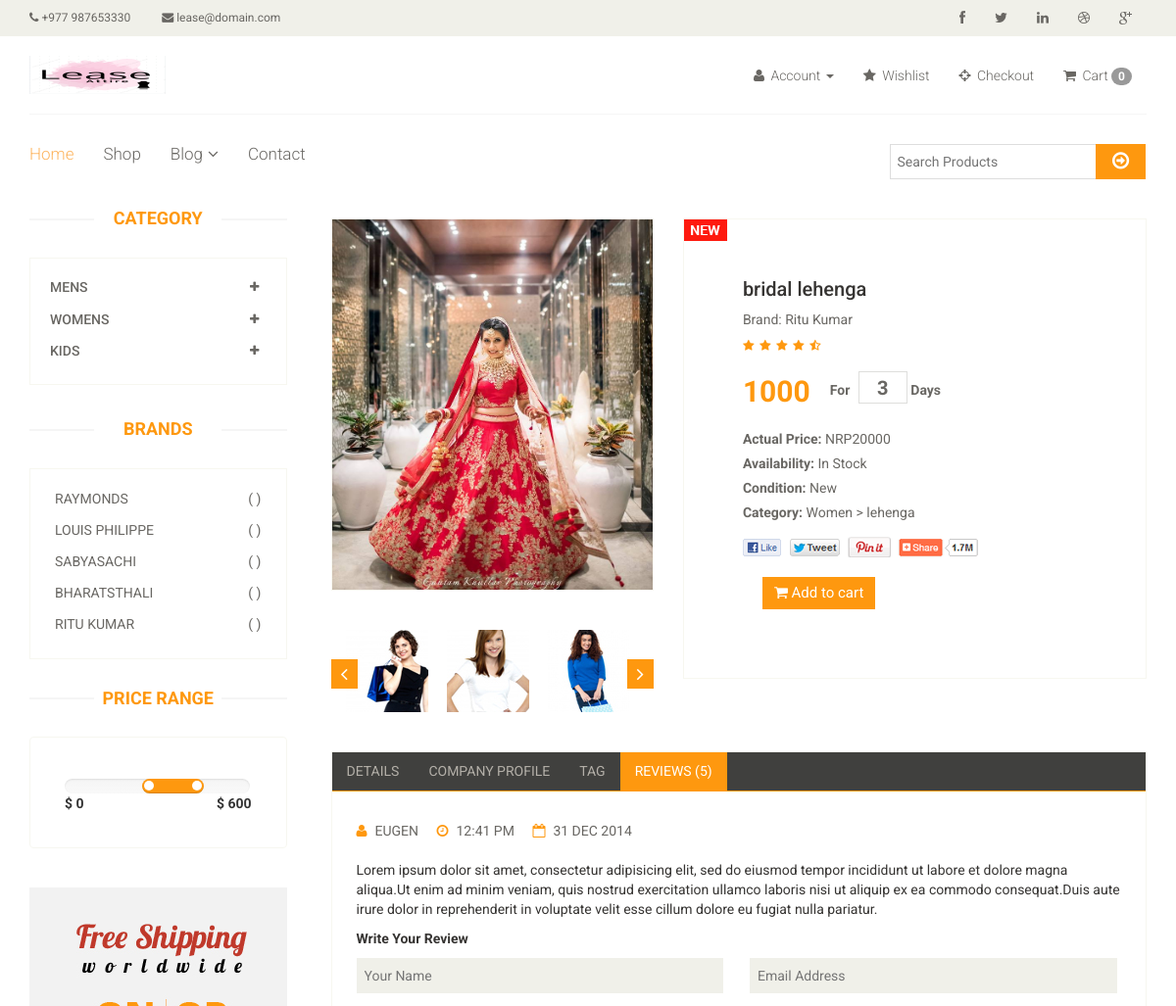
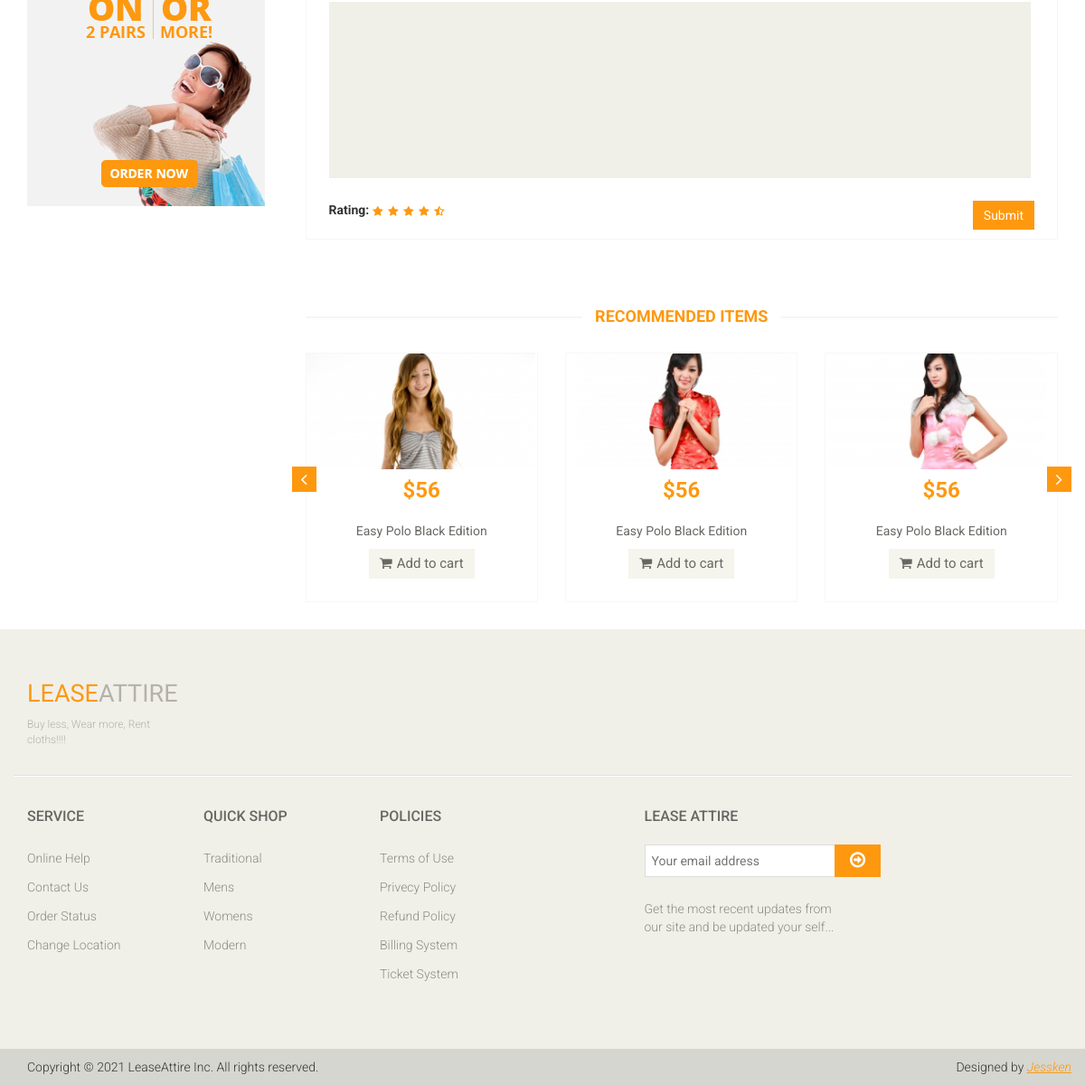
Screenshot of /product-details/3 with the database file from the repository (2 pictures, top to bottom).
### app/models.py (models this page shows, shortened)
class Brand(models.Model):
    name=models.CharField(max_length=150)
    def __str__(self):
            return self.name

class Product(models.Model):
    name =models.CharField(max_length=150)
    price=models.IntegerField()
    rentalprice=models.IntegerField()
    image =models.ImageField(upload_to='static/productImg')
    date =models.DateField(auto_now_add=True)
    category =models.ForeignKey(Category, on_delete=models.CASCADE,default=None)
    sub_category = models.ForeignKey(Sub_Category, on_delete=models.CASCADE, default=None)
    brand = models.ForeignKey(Brand, on_delete=models.CASCADE, default=None)

class Category(models.Model):
    name = models.CharField(max_length=150)
    def __str__(self):
            return self.name

class Sub_Category(models.Model):
    name =models.CharField(max_length=150)
    category =models.ForeignKey(Category, on_delete=models.CASCADE)
    def __str__(self):
            return self.name

### app/views.py (the view)
# urls.py: path('product-details/<str:id>', views.productDetails),
def productDetails(request, id):
    brands=Brand.objects.all()
    category= Category.objects.all()
    product =Product.objects.filter(id=id).first()
    context={
        'brand':brands,
        'product':product,
        'category':category,
    }
    return render(request, 'productDetails.html',context)

### templates/productDetails.html (shortened to what this page needs)
{% extends 'master.html' %}
{% load static %}
{%block body %}
<section>
  <div class="container">
    <div class="row">
      <div class="col-sm-3">
        <div class="left-sidebar">
          <h2>Category</h2>
          <div class="panel-group category-products" id="accordian">
            <div class="panel panel-default">
              <div class="panel-heading">
                <h4 class="panel-title">
                  <a
                    data-toggle="collapse"
                    data-parent="#accordian"
                    href="#sportswear"
                  >
                    <span class="badge pull-right"
                      ><i class="fa fa-plus"></i
                    ></span>
                    Mens
                  </a>
                </h4>
              </div>
            </div>
            <div class="panel panel-default">
              <div class="panel-heading">
                <h4 class="panel-title">
                  <a
                    data-toggle="collapse"
                    data-parent="#accordian"
                    href="#womens"
                  >
                    <span class="badge pull-right"
                      ><i class="fa fa-plus"></i
                    ></span>
                    Womens
                  </a>
                </h4>
              </div>
            </div>
            <div class="panel panel-default">
              <div class="panel-heading">
                <h4 class="panel-title">
                  <a
                    data-toggle="collapse"
                    data-parent="#accordian"
                    href="#sportswear"
                  >
                    <span class="badge pull-right"
                      ><i class="fa fa-plus"></i
                    ></span>
                    Kids
                  </a>
                </h4>
              </div>
            </div>
          </div>
          <div class="brands_products">
            <h2>Brands</h2>
            <div class="brands-name">
              <ul class="nav nav-pills nav-stacked">
               {% for b in brand %}
                <li>
                  <a href="/?brand={{b.id}}"> <span class="pull-right">( )</span>{{b.name}}</a>
                </li>
               {% endfor %}
              </ul>
            </div>
          </div>
          <div class="price-range">
            <h2>Price Range</h2>
            <div class="well">
              /><br />
              <b>$ 0</b> <b class="pull-right">$ 600</b>
            </div>
          </div>
          <div class="shipping text-center">
            <img src="{%static 'images/home/shipping.jpg'%}" alt="" />
          </div>
        </div>
      </div>
      <div class="col-sm-9 padding-right">
        <div class="product-details">
          <div class="col-sm-5">
            <div class="view-product">
              <img src= {{product.image.url}}  alt="" />
            </div>
            <div
              id="similar-product"
              class="carousel slide"
              data-ride="carousel"
            >
              <div class="carousel-inner">
                <div class="item active">
                  <a href=""
                    ><img src="images/product-details/similar1.jpg" alt=""
                  /></a>
                  <a href=""
                    ><img src="images/product-details/similar2.jpg" alt=""
                  /></a>
                  <a href=""
                    ><img src="images/product-details/similar3.jpg" alt=""
                  /></a>
                </div>
              </div>
              <a
                class="left item-control"
                href="#similar-product"
                data-slide="prev">
                <i class="fa fa-angle-left"></i>
              </a>
              <a
                class="right item-control"
                href="#similar-product"
                data-slide="next"
              >
                <i class="fa fa-angle-right"></i>
              </a>
            </div>
          </div>
          <div class="col-sm-7">
            <div class="product-information">
              <img
                src="{%static 'images/product-details/new.jpg'%}"
                class="newarrival"
                alt=""
              />
              <h2>{{product.name}}</h2>
              <p>Brand: {{product.brand}}</p>
              <img src="{%static 'images/product-details/rating.png'%}" alt="" /></br>
              <span>
                <span>{{product.rentalprice}}</span>
                <label>For</label>
                <input type="text" value="3"  />
                <label>Days</label>
              </span>
              <p><b>Actual Price:</b> NRP{{product.price}}</p>
              <p><b>Availability:</b> In Stock</p>
              <p><b>Condition:</b> New</p>
              <p><b>Category:</b> {{product.category}} > {{product.sub_category}}</p>
              <a href=""
                ><img
                  src="{%static 'images/product-details/share.png'%}"
                  class="share img-responsive"
                  alt=""
              /></a><br>
                <button type="button" class="btn btn-fefault cart">
                  <i class="fa fa-shopping-cart"></i>
                  Add to cart
                </button>
            </div>
          </div>
        </div>
        <div class="category-tab shop-details-tab">
          <div class="col-sm-12">
            <ul class="nav nav-tabs">
              <li><a href="#details" data-toggle="tab">Details</a></li>
              <li>
                <a href="#companyprofile" data-toggle="tab">Company Profile</a>
              </li>
              <li><a href="#tag" data-toggle="tab">Tag</a></li>
              <li class="active">
                <a href="#reviews" data-toggle="tab">Reviews (5)</a>
              </li>
            </ul>
          </div>
          <div class="tab-content">
            <div class="tab-pane fade active in" id="reviews">
              <div class="col-sm-12">
                <ul>
                  <li>
                    <a href=""><i class="fa fa-user"></i>EUGEN</a>
                  </li>
                  <li>
                    <a href=""><i class="fa fa-clock-o"></i>12:41 PM</a>
                  </li>
                  <li>
                    <a href=""><i class="fa fa-calendar-o"></i>31 DEC 2014</a>
                  </li>
                </ul>
                <p>
                  Lorem ipsum dolor sit amet, consectetur adipisicing elit, sed
                  do eiusmod tempor incididunt ut labore et dolore magna
                  aliqua.Ut enim ad minim veniam, quis nostrud exercitation
                  ullamco laboris nisi ut aliquip ex ea commodo consequat.Duis
                  aute irure dolor in reprehenderit in voluptate velit esse
                  cillum dolore eu fugiat nulla pariatur.
                </p>
                <p><b>Write Your Review</b></p>
                <form action="#">
                  <span>
                    <input type="text" placeholder="Your Name" />
                    <input type="email" placeholder="Email Address" />
                  </span>
                  <textarea name=""></textarea>
                  <b>Rating: </b>
                  <img src="images/product-details/rating.png" alt="" />
                  <button type="button" class="btn btn-default pull-right">
                    Submit
                  </button>
                </form>
              </div>
            </div>
          </div>
        </div>
        <div class="recommended_items">
          <h2 class="title text-center">recommended items</h2>
          <div
            id="recommended-item-carousel"
            class="carousel slide"
            data-ride="carousel"
          >
            <div class="carousel-inner">
              <div class="item active">
                <div class="col-sm-4">
                  <div class="product-image-wrapper">
                    <div class="single-products">
                      <div class="productinfo text-center">
                        <img src="images/home/recommend1.jpg" alt="" />
                        <h2>$56</h2>
                        <p>Easy Polo Black Edition</p>
                        <button
                          type="button"
                          class="btn btn-default add-to-cart"
                        >
                          <i class="fa fa-shopping-cart"></i>Add to cart
                        </button>
                      </div>
                    </div>
                  </div>
                </div>
                <div class="col-sm-4">
                  <div class="product-image-wrapper">
                    <div class="single-products">
                      <div class="productinfo text-center">
                        <img src="images/home/recommend2.jpg" alt="" />
                        <h2>$56</h2>
                        <p>Easy Polo Black Edition</p>
                        <button
                          type="button"
                          class="btn btn-default add-to-cart"
                        >
                          <i class="fa fa-shopping-cart"></i>Add to cart
                        </button>
                      </div>
                    </div>
                  </div>
                </div>
                <div class="col-sm-4">
                  <div class="product-image-wrapper">
                    <div class="single-products">
                      <div class="productinfo text-center">
                        <img src="images/home/recommend3.jpg" alt="" />
                        <h2>$56</h2>
                        <p>Easy Polo Black Edition</p>
                        <button
                          type="button"
                          class="btn btn-default add-to-cart"
                        >
                          <i class="fa fa-shopping-cart"></i>Add to cart
                        </button>
                      </div>
                    </div>
                  </div>
                </div>
              </div>
            </div>
            <a
              class="left recommended-item-control"
              href="#recommended-item-carousel"
              data-slide="prev"
            >
              <i class="fa fa-angle-left"></i>
            </a>
            <a
              class="right recommended-item-control"
              href="#recommended-item-carousel"
              data-slide="next"
            >
              <i class="fa fa-angle-right"></i>
            </a>
          </div>
        </div>
      </div>
    </div>
  </div>
</section>
{% endblock %}

### rows the page displays
Brand: name "RAYMONDS"
Brand: name "LOUIS PHILIPPE"
Brand: name "SABYASACHI"
Brand: name "BHARATSTHALI"
Brand: name "RITU KUMAR"
Product: image (picture), name "bridal lehenga", brand "Ritu Kumar", rentalprice "1000", price "20000", category "Women", sub_category "lehenga"

### other values shown
{{ request.session.cart|length }} "0"
